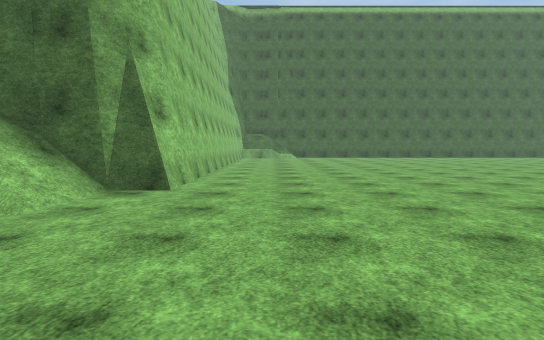
View 1 (above)

21 first-person views from a walk through a scene from a Unity 3-D project. The camera is 1.4 m above the floor, tilts 4° down and sees 75° across. The floor is counted in squares, 2 m on a side. Each view is taken from the middle of a square. On the plan, view 1 faces up. The plan holds only what a view shows up to about 11 squares ahead; the rest is blank. The place goes on beyond the plan. The player character is not drawn. Surface patterns are stand-ins for the level's own textures.

View 2
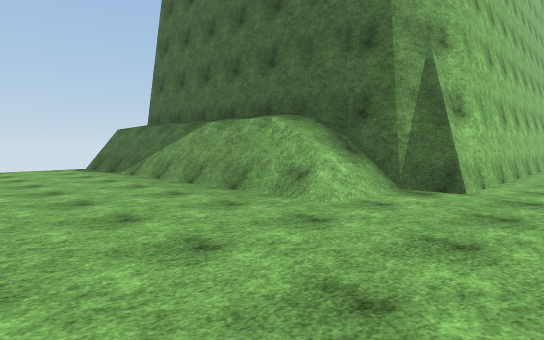

View 3
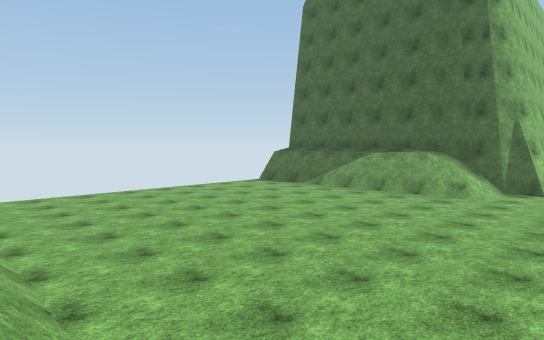

View 4
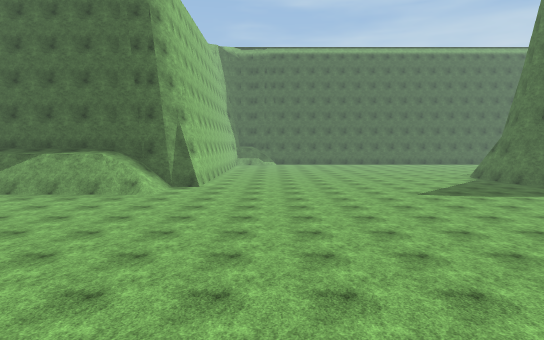

View 5
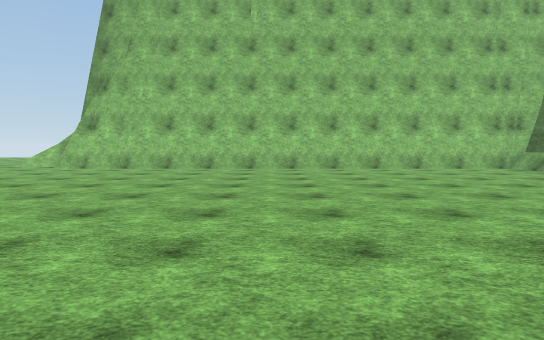

View 6
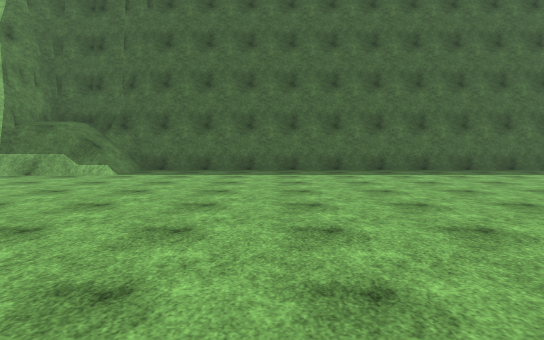

View 7
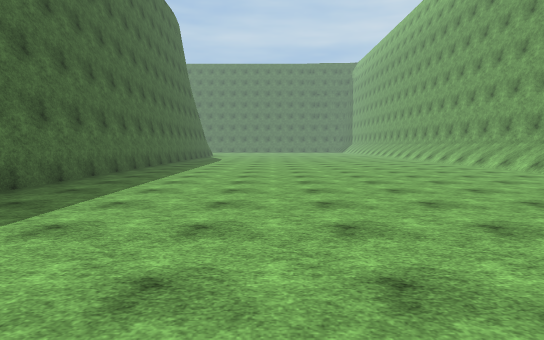

View 8
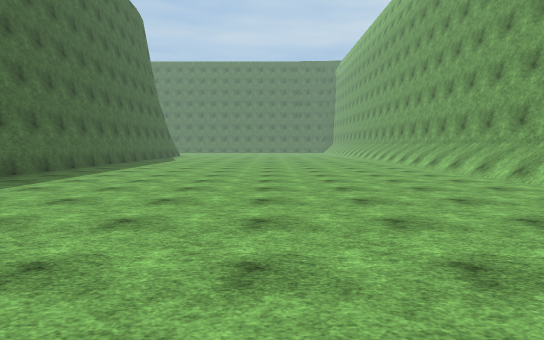

View 9
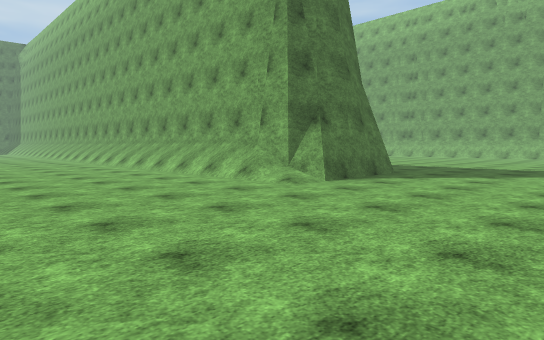

View 10
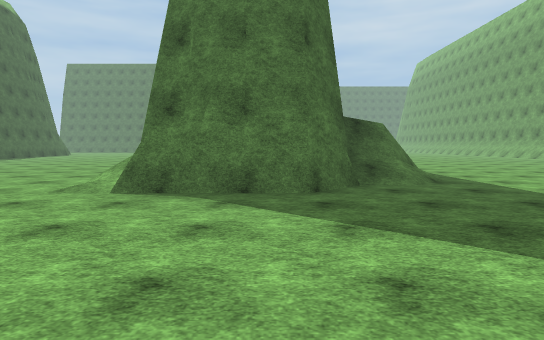

View 11
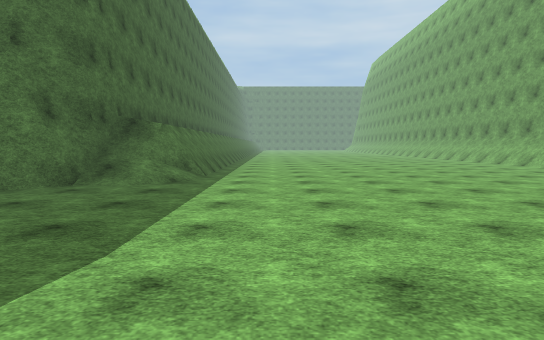

View 12
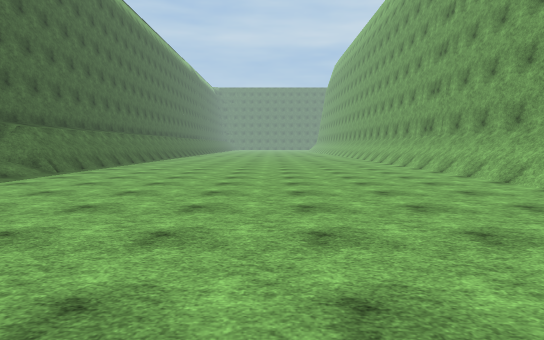

View 13
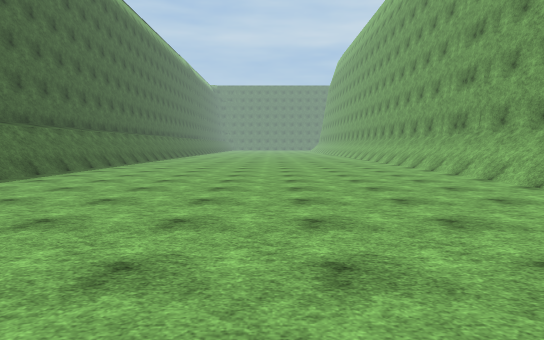

View 14
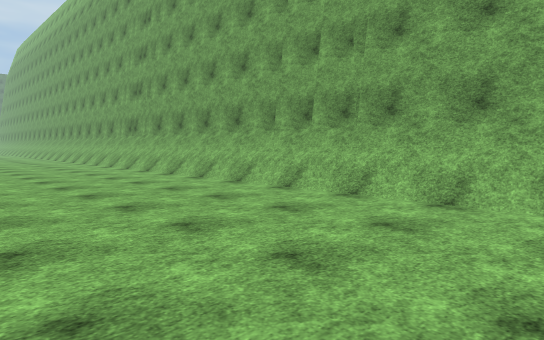

View 15
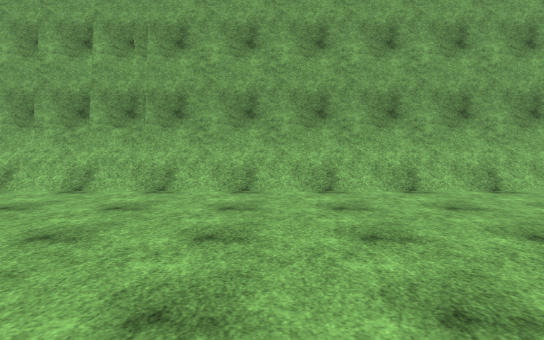

View 16
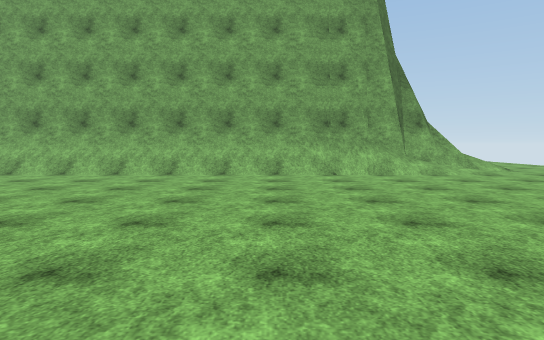

View 17
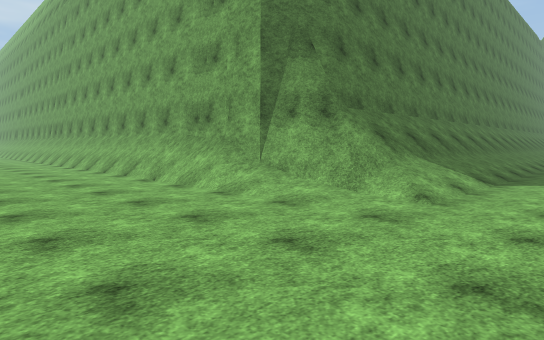

View 18
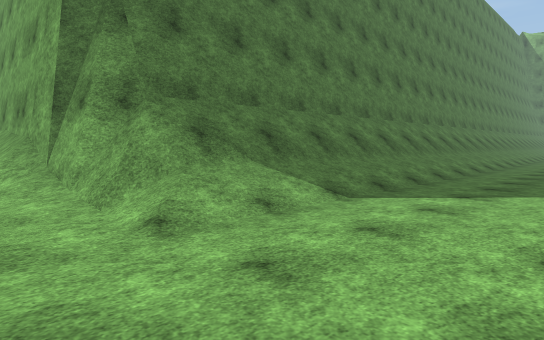

View 19
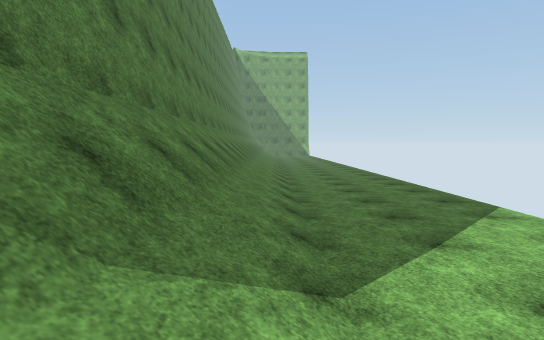

View 20
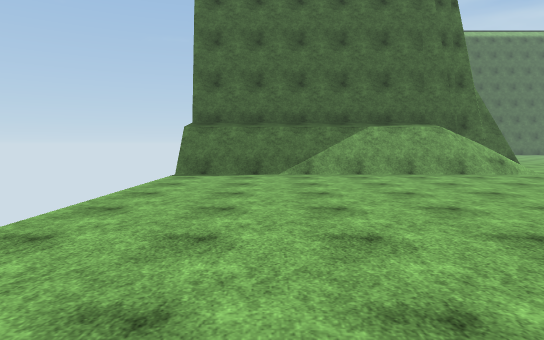

View 21
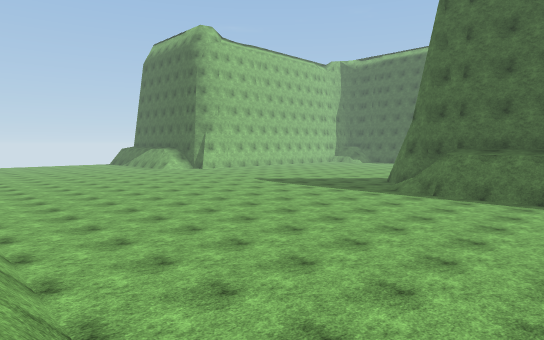

### Floor plan
Key: @ floor where view 1 was taken; # wall or solid block; . main floor; : floor 2.75 m higher than the main floor; / step, stairs or slope; = window, fence, low wall or low ledge.
Columns run from 11 left of view 1 to 17 right of it. Each row starts with its distance up from view 1.
 22          ####
 21          #:/#################
 20          ##//................
 19          #==/................
 18          #...................
 17          #...................
 16          #...................
 15          #...................
 14          #...................
 13          #...................
 12          #...................
 11          #...................
 10          #............///////
  9          #...........########
  8          #...........##
  7          #...........##
  6 ##########............#######
  5 /////////.......  .....//////
  4 #######=/............../#####
  3 .............................
  2 .............................
  1 .............................
  0 ...........@.................
 -1 .............................
 -2 .............................
 -3 .............................
 -4 .............................
 -5 .............................
 -6 .............................
 -7 ....////////////////########/
 -8 ...//################      ##
 -9 ...//#
-10 ...//#
-11 ...//#
-12 ...//#
-13 ...//#
-14 ...//#
-15 ...//#
-16 ...//#
-17 ...//#
-18 ...//#

Where each view was taken, in squares from view 1:
view 1: 0 up, 0 right, facing up
view 2: 0 up, 0 right, facing up-left
view 3: 7 down, 0 right, facing up-left
view 4: 7 down, 1 right, facing up
view 5: 12 up, 9 right, facing left
view 6: 11 up, 5 right, facing up
view 7: 17 up, 5 right, facing right
view 8: 15 up, 6 right, facing right
view 9: 15 up, 6 right, facing down-right
view 10: 7 up, 5 right, facing right
view 11: 2 up, 5 right, facing right
view 12: 2 down, 4 right, facing right
view 13: 2 down, 6 right, facing right
view 14: 2 down, 4 right, facing down-right
view 15: 1 down, 5 right, facing down
view 16: 2 up, 2 left, facing down
view 17: 3 down, 10 left, facing down-right
view 18: 6 down, 11 left, facing down-right
view 19: 8 down, 8 left, facing down
view 20: 5 down, 9 left, facing up
view 21: 7 down, 17 right, facing up-left
